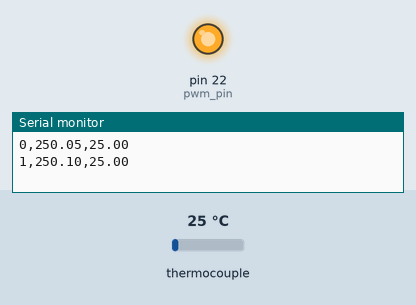
The sketch below on a simulated Arduino Mega 2560, built with avr-gcc and run on an emulated ATmega2560. Parts: output pins drawn as LEDs (lit = HIGH), the last lines printed to the serial monitor. Inputs (shaded band) come from the test bench; at power-on: thermocouple 25 °C.

Above: at 1.2 s.
1.3 s: thermocouple set to 75 °C
At 2.4 s:
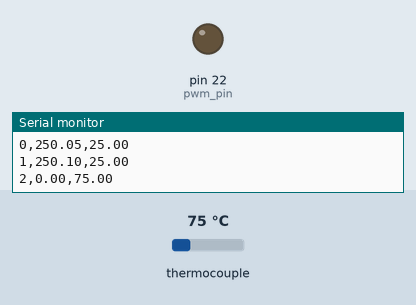
3.5 s: thermocouple set to 31 °C
At 4.8 s:
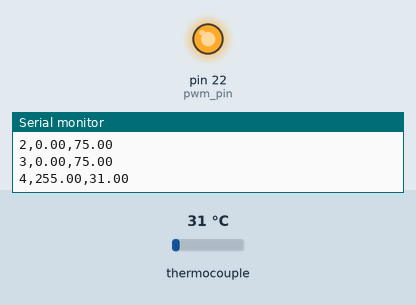
6.5 s: thermocouple set to 24 °C
At 7.8 s:
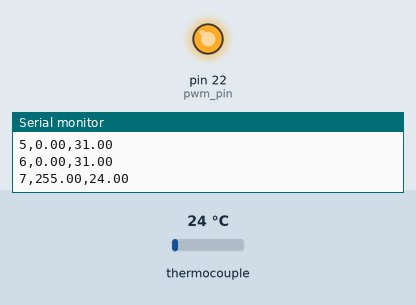
8.5 s: thermocouple set to 150 °C
At 9.5 s:
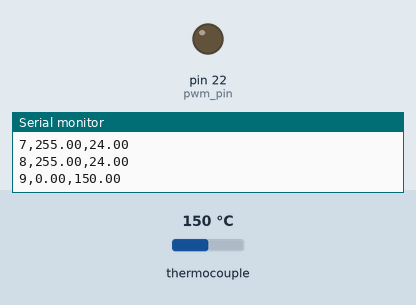
Timing chart, 0 to 11.5 s (numbered marks = the images above; inputs shaded):
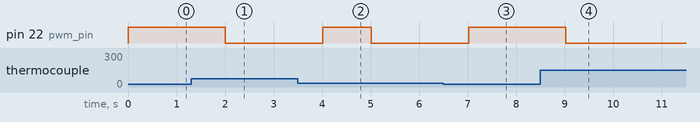

Measured:
- after the input at 1.3 s, pin 22 (pwm_pin): HIGH → LOW after 0.71 s
- after the input at 3.5 s, pin 22 (pwm_pin): LOW → HIGH after 0.51 s, → LOW 1.0 s later
- after the input at 6.5 s, pin 22 (pwm_pin): LOW → HIGH after 0.52 s
- after the input at 8.5 s, pin 22 (pwm_pin): HIGH → LOW after 0.52 s

The sketch:

thermo_arduino.ino
```cpp
#include "PID_v1.h"
#include "max6675.h"

int thermoDO = 16;  // MISO -Rx
int thermoCS = 17;
int thermoCLK = 18;

static int pwm_pin = 22;
MAX6675 thermocouple(thermoCLK, thermoCS, thermoDO);

// Define Variables we'll be connecting to
double Setpoint, Input, Output;

// Define the aggressive and conservative Tuning Parameters
double aggKp = 50, aggKi = 0.1, aggKd = 5;
double consKp = 3, consKi = 1.5, consKd = 0.25;

PID myPID(&Input, &Output, &Setpoint, consKp, consKi, consKd, DIRECT);


void setup() {
  Serial.begin(9600);
  //  initialize the variables we're linked to
  Input = thermocouple.readCelsius();
  Setpoint = 30.00;  // Goal Temperature
  // turn the PID on
  myPID.SetMode(AUTOMATIC);
}

void loop() {
  int i = 0;
  myPID.SetTunings(aggKp, aggKi, aggKd);
  while (1) {
    Input = thermocouple.readCelsius();
    double gap = abs(Setpoint - Input);  // distance away from setpoint
if (gap < 0.5) {                     // we're close to setpoint, use conservative tuning parameters
 myPID.SetTunings(consKp, consKi, consKd);
} else {
    // we're far from setpoint, use aggressive tuning parameters
    // myPID.SetTunings(aggKp, aggKi, aggKd);
 }
    myPID.Compute();
    analogWrite(pwm_pin, Output);

    Serial.print(millis() / 1000);
    Serial.print(",");
    Serial.print(Output);
    Serial.print(",");
    Serial.println(thermocouple.readCelsius());
    i++;
    // For the MAX6675 to update, you must delay AT LEAST 250ms between reads!
    delay(1000);
  }
}
```
